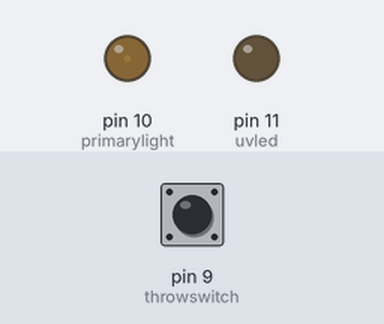
A sketch run on a simulated Arduino Uno, built with avr-gcc and run on an emulated ATmega328P. Parts: output pins drawn as LEDs (lit = HIGH). The test bench sets the inputs (shaded band); at power-on: pin 9 (throwswitch) LOW.

Above: at 4.0 s.
4.1 s: pin 9 (throwswitch) pulled HIGH for 1.4 s
At 4.63 s:
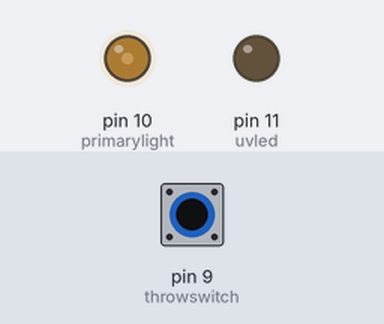
At 6.1 s:
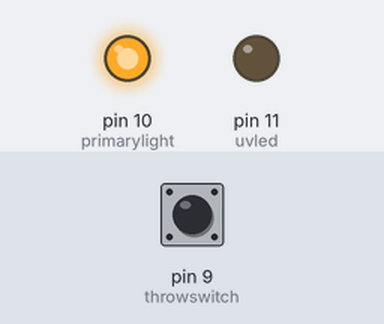
Timing chart, 0 to 35.2 s (numbered marks = the images above; inputs shaded):
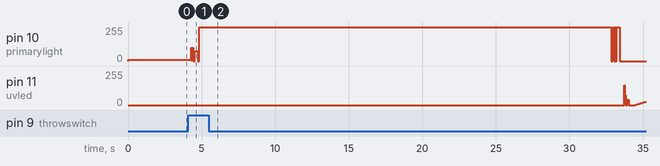

The sketch:

MoCo_Lighting.ino
```cpp
//This script controls lighting animation in the elevator events
//based on whether or not it receives a voltage from another
//mechanical system. There is no communication between systems
//to coordinate the physical effects and the lighting effects
//so we pretty much wing it based on time.
int uvled = 11;
int primarylight = 10;
int throwswitch = 9;
int brightness = 50;
int fadeAmount = 1;
int switchstate = 0;
bool poweron = false;

void setup() {
  pinMode(uvled, OUTPUT);
  pinMode(primarylight, OUTPUT);
  pinMode(throwswitch, INPUT);
}

void loop() {
  //reset to dark
  analogWrite(uvled,0);
  analogWrite(primarylight,10);
  delay(1000);
  //cue throwswitch input and read the state of the switch:
  switchstate = digitalRead(throwswitch);
  // check if the pushbutton is pressed.
  if (switchstate == HIGH) {
    //animate lights on
  analogWrite(primarylight,100);
  delay(50);
  analogWrite(primarylight,0);
  delay(30);
  analogWrite(primarylight,100);
  delay(50);
  analogWrite(primarylight,0);
  delay(100);
  analogWrite(primarylight,75);
  delay(200);
  analogWrite(primarylight,0);
  delay(100);
  //elevator rises
  analogWrite(uvled,0);
  analogWrite(primarylight,255);
  delay(28000);
  //animate light failure
  analogWrite(primarylight,0);
  delay(100);
  analogWrite(primarylight,255);
  delay(100);
  analogWrite(primarylight,0);
  delay(40);
  analogWrite(primarylight,255);
  delay(30);
  analogWrite(primarylight,0);
  delay(40);
  analogWrite(primarylight,255);
  delay(30);
  analogWrite(primarylight,0);
  delay(40);
  analogWrite(primarylight,255);
  delay(200);
  analogWrite(primarylight,0);
  delay(300);
  analogWrite(uvled,150);
  delay(30);
  analogWrite(uvled,75);
  delay(100);
  analogWrite(uvled,0);
  delay(100);
  analogWrite(uvled,40);
  delay(80);
  analogWrite(uvled,0);
  delay(400);
  analogWrite(uvled,brightness);
  //ensure brightness is zero
  while (brightness > 0) {
    brightness = 0;
  }
  // animate uv light on
  while (brightness < 255) {
    analogWrite(uvled,brightness);
    brightness = brightness + fadeAmount;
    delay(30);
  }
  brightness = 0;
  delay(3000);
  switchstate = 0;
  } else {
    delay(100);
  }
}
```
